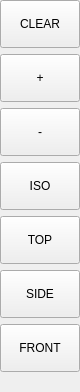
                              <widget class="QWidget" name="viewbar_run">
                                <property name="minimumSize">
                                  <size>
                                    <width>80</width>
                                    <height>0</height>
                                  </size>
                                </property>
                                <property name="maximumSize">
                                  <size>
                                    <width>80</width>
                                    <height>16777215</height>
                                  </size>
                                </property>
                                <layout class="QVBoxLayout" name="lay_viewbar_run">
                                  <property name="spacing">
                                    <number>6</number>
                                  </property>
                                  <property name="leftMargin">
                                    <number>0</number>
                                  </property>
                                  <property name="topMargin">
                                    <number>0</number>
                                  </property>
                                  <property name="rightMargin">
                                    <number>0</number>
                                  </property>
                                  <property name="bottomMargin">
                                    <number>0</number>
                                  </property>
                                  <item>
                                    <widget class="ActionButton" name="view_clear">
                                      <property name="minimumSize">
                                        <size>
                                          <width>0</width>
                                          <height>48</height>
                                        </size>
                                      </property>
                                      <property name="maximumSize">
                                        <size>
                                          <width>16777215</width>
                                          <height>48</height>
                                        </size>
                                      </property>
                                      <property name="text">
                                        <string>CLEAR</string>
                                      </property>
                                      <property name="view_type_string" stdset="0">
                                        <string>clear</string>
                                      </property>
                                      <property name="view_change_action" stdset="0">
                                        <bool>true</bool>
                                      </property>
                                    </widget>
                                  </item>
                                  <item>
                                    <widget class="ActionButton" name="view_zin">
                                      <property name="minimumSize">
                                        <size>
                                          <width>0</width>
                                          <height>48</height>
                                        </size>
                                      </property>
                                      <property name="maximumSize">
                                        <size>
                                          <width>16777215</width>
                                          <height>48</height>
                                        </size>
                                      </property>
                                      <property name="text">
                                        <string>+</string>
                                      </property>
                                      <property name="view_type_string" stdset="0">
                                        <string>zoom-in</string>
                                      </property>
                                      <property name="view_change_action" stdset="0">
                                        <bool>true</bool>
                                      </property>
                                    </widget>
                                  </item>
                                  <item>
                                    <widget class="ActionButton" name="view_zout">
                                      <property name="minimumSize">
                                        <size>
                                          <width>0</width>
                                          <height>48</height>
                                        </size>
                                      </property>
                                      <property name="maximumSize">
                                        <size>
                                          <width>16777215</width>
                                          <height>48</height>
                                        </size>
                                      </property>
                                      <property name="text">
                                        <string>-</string>
                                      </property>
                                      <property name="view_type_string" stdset="0">
                                        <string>zoom-out</string>
                                      </property>
                                      <property name="view_change_action" stdset="0">
                                        <bool>true</bool>
                                      </property>
                                    </widget>
                                  </item>
                                  <item>
                                    <widget class="ActionButton" name="view_p">
                                      <property name="minimumSize">
                                        <size>
                                          <width>0</width>
                                          <height>48</height>
                                        </size>
                                      </property>
                                      <property name="maximumSize">
                                        <size>
                                          <width>16777215</width>
                                          <height>48</height>
                                        </size>
                                      </property>
                                      <property name="text">
                                        <string>ISO</string>
                                      </property>
                                      <property name="view_type_string" stdset="0">
                                        <string>p</string>
                                      </property>
                                      <property name="view_change_action" stdset="0">
                                        <bool>true</bool>
                                      </property>
                                    </widget>
                                  </item>
                                  <item>
                                    <widget class="ActionButton" name="view_z">
                                      <property name="minimumSize">
                                        <size>
                                          <width>0</width>
                                          <height>48</height>
                                        </size>
                                      </property>
                                      <property name="maximumSize">
                                        <size>
                                          <width>16777215</width>
                                          <height>48</height>
                                        </size>
                                      </property>
                                      <property name="text">
                                        <string>TOP</string>
                                      </property>
                                      <property name="view_type_string" stdset="0">
                                        <string>z</string>
                                      </property>
                                      <property name="view_change_action" stdset="0">
                                        <bool>true</bool>
                                      </property>
                                    </widget>
                                  </item>
                                  <item>
                                    <widget class="ActionButton" name="view_x">
                                      <property name="minimumSize">
                                        <size>
                                          <width>0</width>
                                          <height>48</height>
                                        </size>
                                      </property>
                                      <property name="maximumSize">
                                        <size>
                                          <width>16777215</width>
                                          <height>48</height>
                                        </size>
                                      </property>
                                      <property name="text">
                                        <string>SIDE</string>
                                      </property>
                                      <property name="view_type_string" stdset="0">
                                        <string>x</string>
                                      </property>
                                      <property name="view_change_action" stdset="0">
                                        <bool>true</bool>
                                      </property>
                                    </widget>
                                  </item>
                                  <item>
                                    <widget class="ActionButton" name="view_y">
                                      <property name="minimumSize">
                                        <size>
                                          <width>0</width>
                                          <height>48</height>
                                        </size>
                                      </property>
                                      <property name="maximumSize">
                                        <size>
                                          <width>16777215</width>
                                          <height>48</height>
                                        </size>
                                      </property>
                                      <property name="text">
                                        <string>FRONT</string>
                                      </property>
                                      <property name="view_type_string" stdset="0">
                                        <string>y</string>
                                      </property>
                                      <property name="view_change_action" stdset="0">
                                        <bool>true</bool>
                                      </property>
                                    </widget>
                                  </item>
                                  <item>
                                    <spacer name="sp_lay_viewbar_run_13">
                                      <property name="orientation">
                                        <enum>Qt::Vertical</enum>
                                      </property>
                                      <property name="sizeType">
                                        <enum>QSizePolicy::Expanding</enum>
                                      </property>
                                      <property name="sizeHint" stdset="0">
                                        <size>
                                          <width>20</width>
                                          <height>20</height>
                                        </size>
                                      </property>
                                    </spacer>
                                  </item>
                                </layout>
                              </widget>
